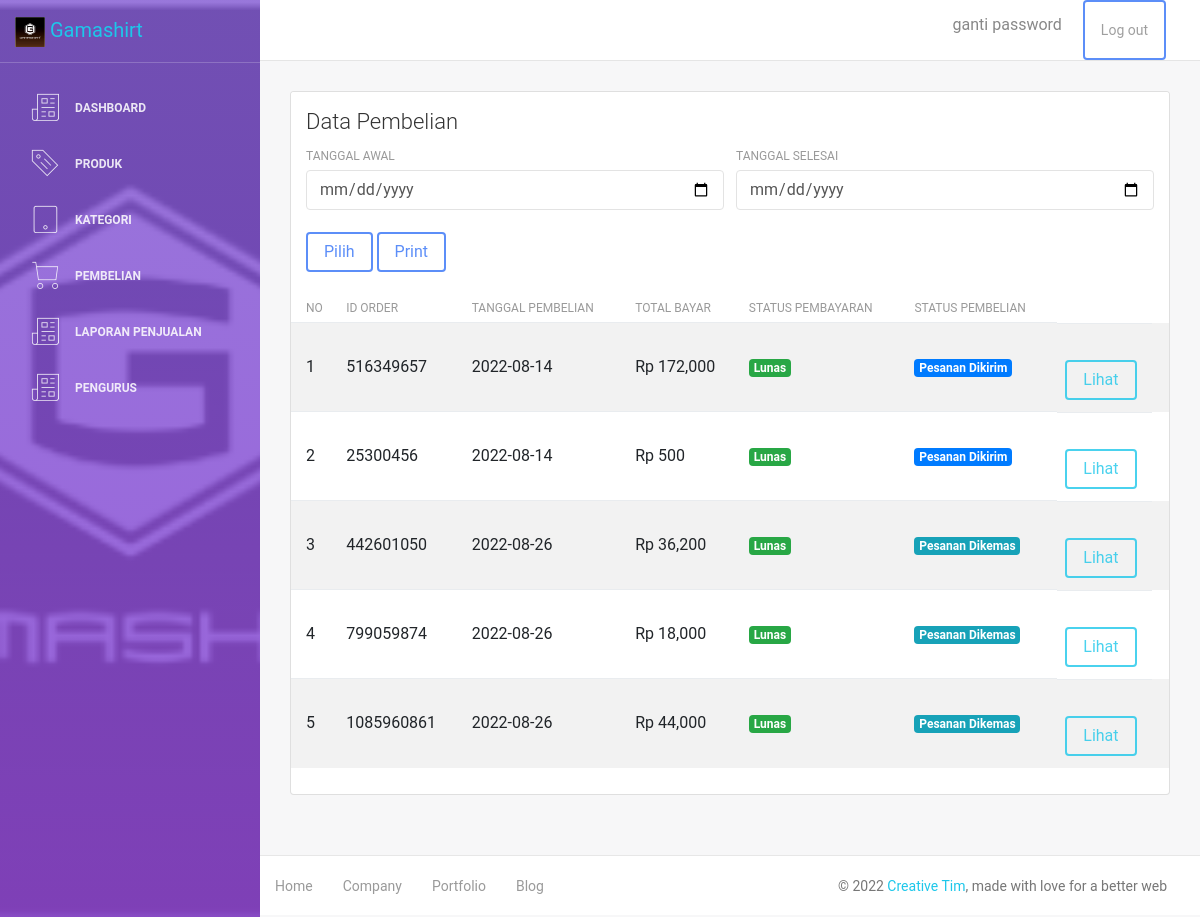
The page /admin/laporanpenjualan.php (signed in) on the database its author committed.
### tables this page shows
CREATE TABLE `transaksi` (
  `id_transaksi` int(11) NOT NULL,
  `id_user` int(11) DEFAULT NULL,
  `total_bayar` int(11) DEFAULT NULL,
  `order_id` varchar(20) DEFAULT NULL,
  `tgl_bayar` date DEFAULT NULL,
  `ongkir` int(11) DEFAULT NULL,
  `status_transaksi` varchar(255) DEFAULT NULL,
  `payment_type` varchar(255) DEFAULT NULL,
  `status_pembayaran` varchar(255) DEFAULT NULL,
  `transaction_id` varchar(255) DEFAULT NULL,
  `bank` varchar(20) DEFAULT NULL,
  `va_number` varchar(30) DEFAULT NULL,
  `pdf_url` varchar(300) DEFAULT NULL
);

### admin/laporanpenjualan.php (the view, shortened to what this page needs)
<?php
include 'header.php';
include '../db/koneksi.php';
$awal = '';
$selesai = '';
$link = 'printlaporan.php';
if (isset($_POST['submit'])) {
    $awal       = $_POST['tanggalawal'];
    $selesai    = $_POST['tanggalselesai'];
    $query      = "SELECT * FROM transaksi WHERE status_transaksi != 'menunggu pembayaran' AND tgl_bayar BETWEEN '{$awal}' AND '{$selesai}'";
    $link = "printlaporan.php?awal={$awal}&selesai={$selesai}";
} else {
    $query = "SELECT * FROM transaksi WHERE status_transaksi != 'menunggu pembayaran'";
}
?>
<div class="content">
    <div class="container-fluid">
        <div class="row">
            <div class="col-md-12">
                <div class="card strpied-tabled-with-hover">
                    <div class="card-header ">
                        <h4 class="card-title">Data Pembelian</h4>
                        <form method="post">
                            <div class="row">
                                <div class="col-lg-6">
                                    <div class="form-group">
                                        <label for="exampleInputEmail1">Tanggal Awal</label>
                                        <input type="date" class="form-control" name="tanggalawal" value="<?= $awal ?>">
                                    </div>
                                </div>
                                <div class="col-lg-6">
                                    <div class="form-group">
                                        <label for="exampleInputEmail1">Tanggal Selesai</label>
                                        <input type="date" class="form-control" name="tanggalselesai" value="<?= $selesai ?>">
                                    </div>
                                </div>
                            </div>
                            <button type="submit" name="submit" class="btn btn-primary">Pilih</button>
                            <a href="<?= $link ?>" target="_blank" class="btn btn-primary">Print</a>
                        </form>
                    </div>
                    <div class="card-body table-full-width table-responsive">
                        <table class="table table-hover table-striped">
                            <thead>
                                <th>No</th>
                                <th>Id Order</th>
                                <th>Tanggal Pembelian</th>
                                <th>Total Bayar</th>
                                <th>Status Pembayaran</th>
                                <th>Status Pembelian</th>
                                <th></th>
                            </thead>
                            <tbody>
                                <?php
                                $no = 1;
                                $lenght = $mysqli->query($query);
                                while ($list = $lenght->fetch_assoc()) {
                                ?>
                                    <tr>
                                        <td><?php echo  $no++; ?></td>
                                        <td><?php echo $list['order_id']; ?></td>
                                        <td><?php echo $list['tgl_bayar']; ?></td>
                                        <td>Rp <?php echo number_format($list['total_bayar'] + $list['ongkir']); ?></td>
                                        <td>
                                            <?php if ($list['status_pembayaran'] == 'settlement') {
                                                echo ' <span class="badge badge-success">Lunas</span>';
                                            } ?>
                                        </td>
                                        <td>
                                            <?php if ($list['status_transaksi'] == 'pesanan dikemas') {
                                                echo ' <span class="badge badge-info">Pesanan Dikemas</span>';
                                            } ?>
                                            <?php if ($list['status_transaksi'] == 'Pesanan Dikirim') {
                                                echo ' <span class="badge badge-primary">Pesanan Dikirim</span>';
                                            } ?>
                                        </td>
                                        <td><a href="detail-pembelian.php?id=<?php echo $list['id_transaksi']; ?>" class="btn btn-info mt-4">Lihat</a></td>
                                    </tr>
                                <?php } ?>
                            </tbody>
                        </table>
                    </div>
                </div>
            </div>
        </div>
    </div>
</div>
<?php include 'footer.php' ?>

### rows shown on the page
transaksi: order "516349657", tgl_bayar "2022-08-14", $list['total_bayar'] + $list['ongkir'] "172,000", status_pembayaran "Lunas", status_transaksi "Pesanan Dikirim"
transaksi: order "25300456", tgl_bayar "2022-08-14", $list['total_bayar'] + $list['ongkir'] "500", status_pembayaran "Lunas", status_transaksi "Pesanan Dikirim"
transaksi: order "442601050", tgl_bayar "2022-08-26", $list['total_bayar'] + $list['ongkir'] "36,200", status_pembayaran "Lunas", status_transaksi "Pesanan Dikemas"
transaksi: order "799059874", tgl_bayar "2022-08-26", $list['total_bayar'] + $list['ongkir'] "18,000", status_pembayaran "Lunas", status_transaksi "Pesanan Dikemas"
transaksi: order "1085960861", tgl_bayar "2022-08-26", $list['total_bayar'] + $list['ongkir'] "44,000", status_pembayaran "Lunas", status_transaksi "Pesanan Dikemas"
